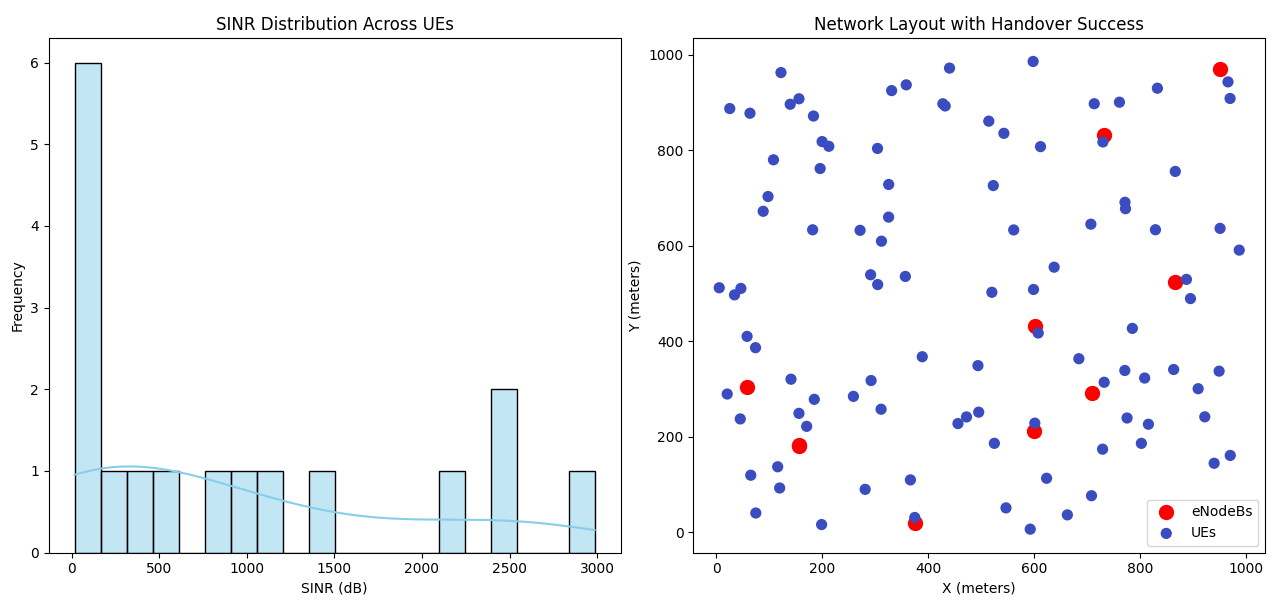

Python code for this plot:
import numpy as np
import pandas as pd
import matplotlib.pyplot as plt
import seaborn as sns
from scipy.spatial import distance

# Constants
NUM_ENODEBS = 10 # Number of eNodeBs
NUM_UES = 100 # Number of User Equipments
AREA_SIZE = 1000 # Size of the area (1000m x 1000m)
TX_POWER = 52 # Transmission power in dBm
NOISE_POWER = -174 # Noise power in dBm/Hz
BANDWIDTH = 20e6 # Bandwidth in Hz


def generate_positions(num_points, area_size):
    """Generate random positions for eNodeBs or UEs within the simulation area."""
    np.random.seed(42)
    x = np.random.uniform(0, area_size, num_points)
    y = np.random.uniform(0, area_size, num_points)
    return np.column_stack((x, y))

def calculate_path_loss(distance, frequency=2600e6):
    """Calculate path loss using the COST-231 Hata model (urban area)."""
    # Frequency in MHz, distance in meters
    return 128.1 + 37.6 * np.log10(distance / 1000)

def calculate_shadowing(num_points):
    """Generate log-normal shadowing with 8 dB standard deviation."""
    return np.random.lognormal(0, 8, num_points)

def calculate_sinr(enodeb_positions, ue_positions, tx_power, noise_power, bandwidth):
    """Calculate SINR for each UE based on distances and interference."""
    sinr_values = []
    received_powers = []
    
    for ue_pos in ue_positions:
        distances = [distance.euclidean(ue_pos, enodeb_pos) for enodeb_pos in enodeb_positions]
        path_losses = np.array([calculate_path_loss(d) for d in distances], dtype=int)
        shadowing = calculate_shadowing(len(enodeb_positions))
        
        # Received power from each eNodeB
        rx_powers = tx_power - path_losses + shadowing
        strongest_signal_idx = np.argmax(rx_powers)
        signal = rx_powers[strongest_signal_idx]
        
        # Interference from other eNodeBs
        interference = np.sum(10**(np.array(rx_powers) / 10)) - 10**(signal / 10)
        noise = noise_power + 10 * np.log10(bandwidth)
        
        # SINR calculation
        sinr = 10 * np.log10(10**(signal / 10) / (interference + 10**(noise / 10)))
        sinr_values.append(sinr)
        received_powers.append(signal)
    
    return np.array(sinr_values), np.array(received_powers)

def perform_handovers(sinr_values, threshold=-10):
    """Determine handover decisions based on SINR threshold."""
    handover_attempts = (sinr_values < threshold).astype(int)
    handover_success = handover_attempts * np.random.binomial(1, 0.95, len(handover_attempts))
    return handover_attempts, handover_success

def plot_results(enodeb_positions, ue_positions, sinr_values, handover_success):
    """Visualize SINR distribution and handover success rate."""
    fig, (ax1, ax2) = plt.subplots(1, 2, figsize=(14, 6))
    
    # SINR Distribution
    sns.histplot(sinr_values, bins=20, kde=True, ax=ax1, color='skyblue')
    ax1.set_title('SINR Distribution Across UEs')
    ax1.set_xlabel('SINR (dB)')
    ax1.set_ylabel('Frequency')
    
    # Network Layout with Handover Success
    ax2.scatter(enodeb_positions[:, 0], enodeb_positions[:, 1], c='red', label='eNodeBs', s=100)
    ax2.scatter(ue_positions[:, 0], ue_positions[:, 1], c=handover_success, cmap='coolwarm', label='UEs', s=50)
    ax2.set_title('Network Layout with Handover Success')
    ax2.set_xlabel('X (meters)')
    ax2.set_ylabel('Y (meters)')
    ax2.legend()
    
    plt.tight_layout()
    plt.show()

def main():
    """Main function to run the LTE network simulation."""
    # Generate positions
    enodeb_positions = generate_positions(NUM_ENODEBS, AREA_SIZE)
    ue_positions = generate_positions(NUM_UES, AREA_SIZE)
    
    # Calculate SINR and received powers
    sinr_values, received_powers = calculate_sinr(enodeb_positions, ue_positions, TX_POWER, NOISE_POWER, BANDWIDTH)
    
    # Perform handover analysis
    handover_attempts, handover_success = perform_handovers(sinr_values)
    
    # Output key statistics
    print(f"Average SINR: {np.mean(sinr_values):.2f} dB")
    print(f"Handover Success Rate: {np.mean(handover_success/handover_attempts)*100:.2f}%")
    
    # Plot results
    plot_results(enodeb_positions, ue_positions, sinr_values, handover_success)

if __name__ == "__main__":
    main()
